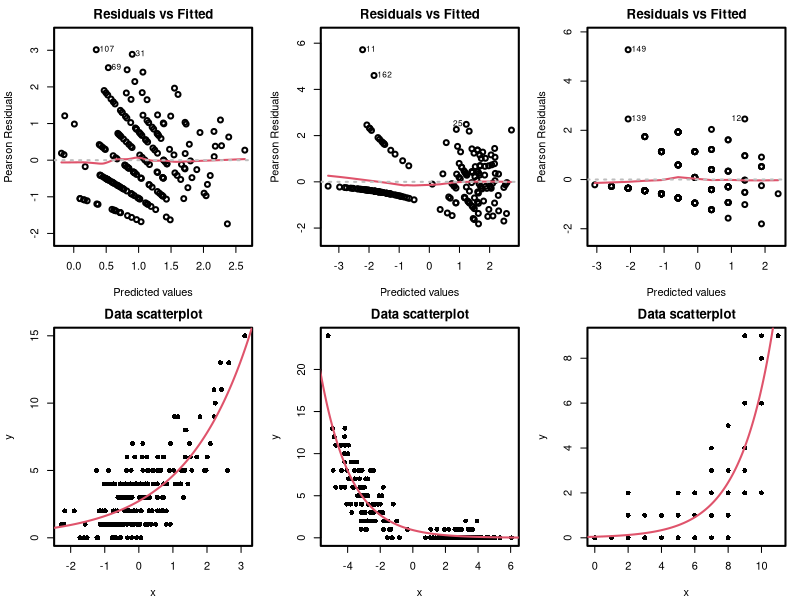
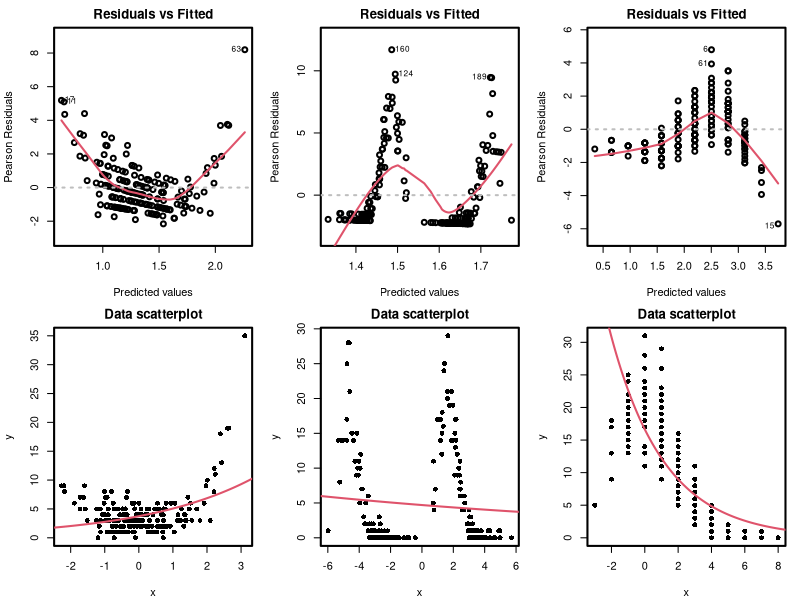
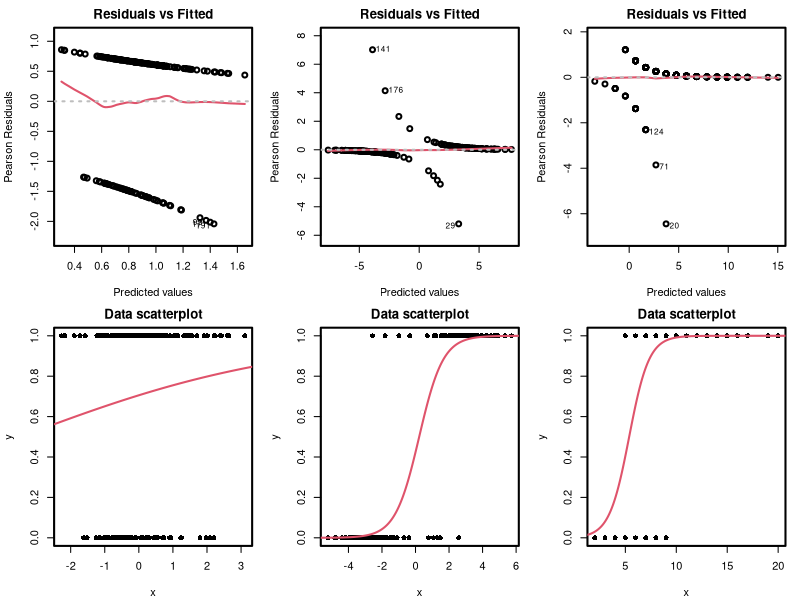
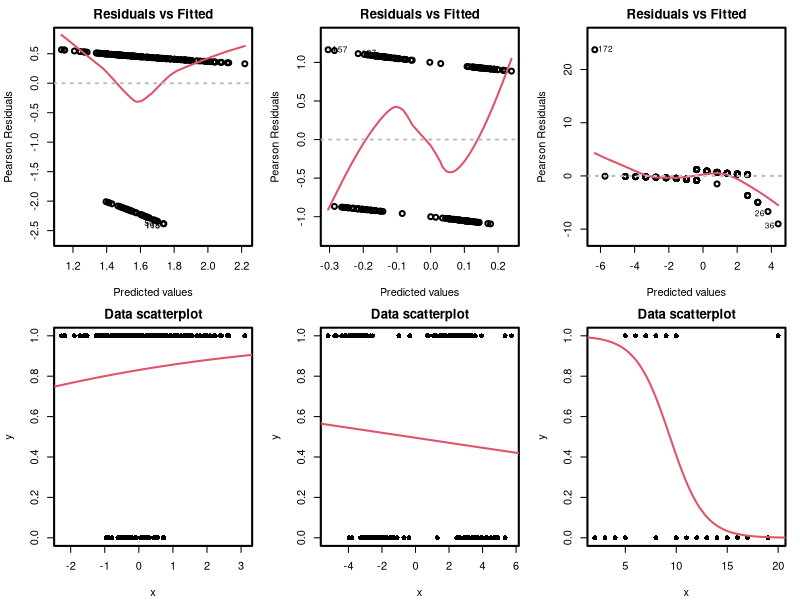
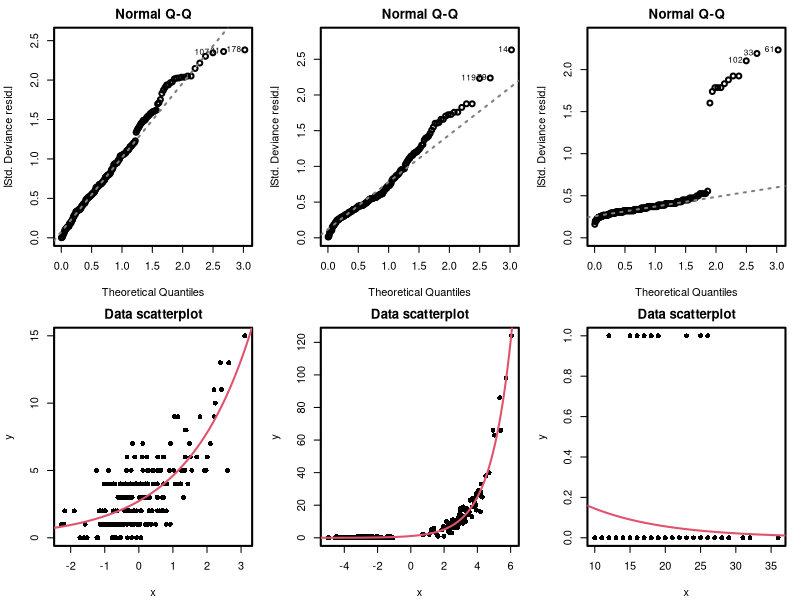
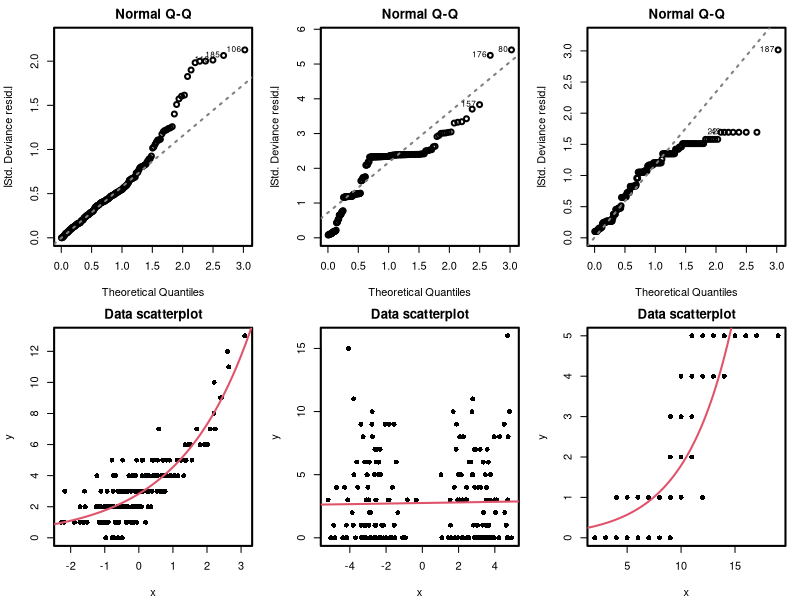
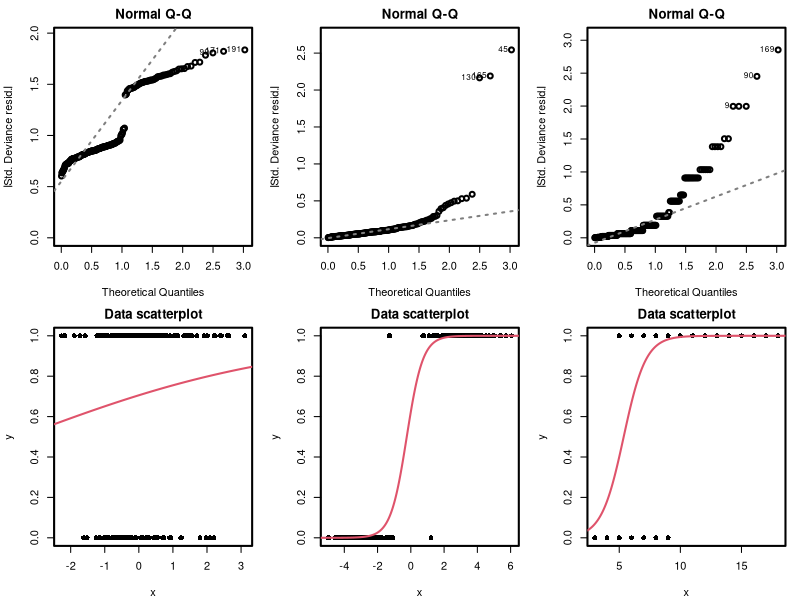
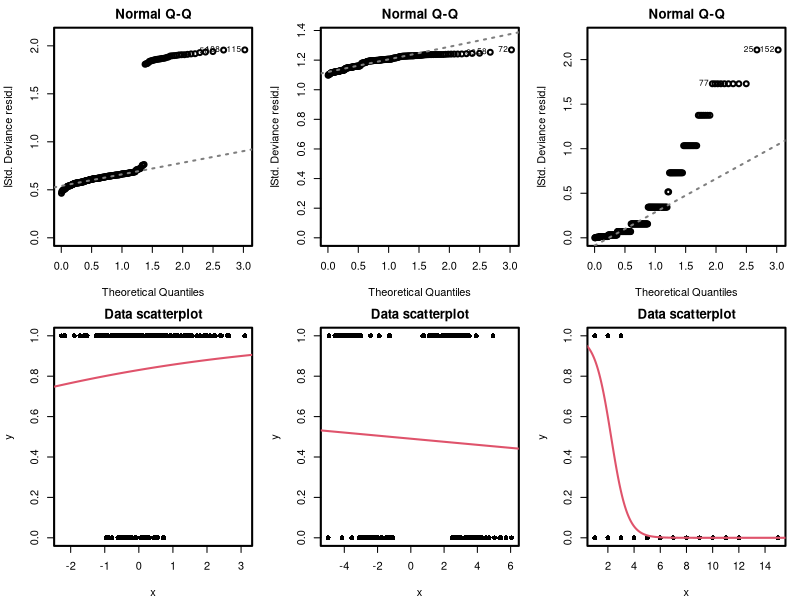

The R script that drew these images, in order:

## ------------------------------------------------------------------------
## Name: hypothesisGlm
## Description: Script for Chapter 5 of "Notes for Predictive Modeling"
## Link: https://bookdown.org/egarpor/PM-UC3M/
## License: https://creativecommons.org/licenses/by-nc-nd/4.0/
## Author: Eduardo García-Portugués
## ------------------------------------------------------------------------

# Plotting function
n <- 200
plotFun <- function(x, eta, y, n = 200, ind = 1, fam = "poisson") {
  
  if (missing(y)) {
    y <- switch(fam,
                "poisson" = rpois(n, lambda = exp(eta)),
                "binomial" = rbinom(n, prob = 1 / (1 + exp(-eta)), size = 1))
  }
  mod <- glm(y ~ x, family = fam)
  if (ind < 7) {
    plot(mod, which = ind,
         main = list("Residuals vs Fitted", "Normal Q-Q", "Scale-Location", 
                     "Cook's distance", "Residuals vs Leverage", 
                     expression("Cook's dist vs Leverage  " 
                                * h[ii]/(1 - h[ii])))[ind], caption = "")
  } else {
    plot(mod$residuals, type = "o", ylab = "Residuals", 
         main = "Residuals series")
  }
  plot(x, y, pch = 16, main = "Data scatterplot")
  t <- seq(-100, 100, l = 1e4)
  lines(t, predict(mod, newdata = data.frame(x = t), type = "response"), 
        col = 2)
  
}

## Linearity

# Poisson

# Good
par(mfcol = c(2, 3), mar = c(4, 4, 2, 1) + 0.1, lwd = 2)
set.seed(1233132)
x <- rnorm(n, 0, 1)
plotFun(x = x, eta = 1 + 0.5 * x, n = n, ind = 1, fam = "poisson")
x <- sample(c(rnorm(n, 3, 1), rnorm(n, -3, 1)), size = n)
plotFun(x = x, eta = -0.5 * x, n = n, ind = 1, fam = "poisson")
x <- rpois(n, 5)
plotFun(x = x, eta = -3 + 0.5 * x, n = n, ind = 1, fam = "poisson")

# Bad
par(mfcol = c(2, 3), mar = c(4, 4, 2, 1) + 0.1, lwd = 2)
set.seed(1233132)
x <- rnorm(n, 0, 1)
plotFun(x = x, eta = 1 + 0.25 * x^2, n = n, ind = 1, fam = "poisson")
x <- sample(c(rnorm(n, 3, 1), rnorm(n, -3, 1)), size = n)
plotFun(x = x, eta = 3 * sin(x), n = n, ind = 1, fam = "poisson")
x <- rpois(n, 5) - 3
plotFun(x = x, eta = 3 - 0.1 * x - 0.1 * x^2, n = n, ind = 1, fam = "poisson")

# Binomial

# Good
par(mfcol = c(2, 3), mar = c(4, 4, 2, 1) + 0.1, lwd = 2)
set.seed(1233132)
x <- rnorm(n, 0, 1)
plotFun(x = x, eta = 1 + 0.5 * x, n = n, ind = 1, fam = "binomial")
x <- sample(c(rnorm(n, 3, 1), rnorm(n, -3, 1)), size = n)
plotFun(x = x, eta = 1.5 * x, n = n, ind = 1, fam = "binomial")
x <- rpois(n, 10)
plotFun(x = x, eta = -5 + x, n = n, ind = 1, fam = "binomial")

# Bad
par(mfcol = c(2, 3), mar = c(4, 4, 2, 1) + 0.1, lwd = 2)
set.seed(1233132)
x <- rnorm(n, 0, 1)
plotFun(x = x, eta = 1 + x^2, n = n, ind = 1, fam = "binomial")
x <- sample(c(rnorm(n, 3, 1), rnorm(n, -3, 1)), size = n)
plotFun(x = x, eta = 3 * sin(x), n = n, ind = 1, fam = "binomial")
x <- rpois(n, 10)
plotFun(x = x, eta = 0.1 * (x - 10) * (x - 5) * (x - 20), n = n, ind = 1, 
        fam = "binomial")

## Distribution response

# Poisson

# Good
par(mfcol = c(2, 3), mar = c(4, 4, 2, 1) + 0.1, lwd = 2)
set.seed(1233132)
x <- rnorm(n, 0, 1)
plotFun(x = x, eta = 1 + 0.5 * x, n = n, ind = 2, fam = "poisson")
x <- c(rnorm(n/2, 3, 1), rnorm(n/2, -3, 1))
plotFun(x = x, eta = 0.8 * x, n = n, ind = 2, fam = "poisson")
x <- rpois(n, 20)
plotFun(x = x, eta = 1 - 0.2 * x, n = n, ind = 2, fam = "poisson")

# Bad
par(mfcol = c(2, 3), mar = c(4, 4, 2, 1) + 0.1, lwd = 2)
set.seed(1233132)
x <- rnorm(n, 0, 1)
plotFun(x = x, y = round(rnorm(n, exp(1 + 0.5 * x))), n = n, ind = 2, 
        fam = "poisson")
x <- c(rnorm(n/2, 3, 1), rnorm(n/2, -3, 1))
plotFun(x = x, eta = 0.5 * sample(c(x, -x), size = n), n = n, ind = 2,
        fam = "poisson")
x <- rpois(n, 10)
plotFun(x = x, y = rbinom(n = n, size = 5, prob = 1 / (1 + exp(-(-10 + x)))),
        n = n, ind = 2, fam = "poisson")

# Binomial

# Good
par(mfcol = c(2, 3), mar = c(4, 4, 2, 1) + 0.1, lwd = 2)
set.seed(1233132)
x <- rnorm(n, 0, 1)
plotFun(x = x, eta = 1 + 0.5 * x, n = n, ind = 2, fam = "binomial")
x <- c(rnorm(n/2, 3, 1), rnorm(n/2, -3, 1))
plotFun(x = x, eta = 2 * x, n = n, ind = 2, fam = "binomial")
x <- rpois(n, 10)
plotFun(x = x, eta = -5 + x, n = n, ind = 2, fam = "binomial")

# Bad
par(mfcol = c(2, 3), mar = c(4, 4, 2, 1) + 0.1, lwd = 2)
set.seed(1233132)
x <- rnorm(n, 0, 1)
plotFun(x = x, eta = 1 + x^2, n = n, ind = 2, fam = "binomial")
x <- c(rnorm(n/2, 3, 1), rnorm(n/2, -3, 1))
plotFun(x = x, eta = 3 * sin(x), n = n, ind = 2, fam = "binomial")
x <- rpois(n, 5)
plotFun(x = x, eta = x - 0.5 * x^2, n = n, ind = 2, fam = "binomial")

## Independence

# Poisson

# Good
par(mfcol = c(2, 3), mar = c(4, 4, 2, 1) + 0.1, lwd = 2)
set.seed(1233132)
x <- rnorm(n, 0, 1)
plotFun(x = x, eta = 1 + 0.5 * x, n = n, ind = 7, fam = "poisson")
x <- sample(c(rnorm(n, 1, 0.5), rnorm(n, -1, 0.5)), size = n)
plotFun(x = x, eta = 2 * x, n = n, ind = 7, fam = "poisson")
x <- rpois(n, 5)
plotFun(x = x, eta = 1 - 0.25 * x, n = n, ind = 7, fam = "poisson")

# Bad
par(mfcol = c(2, 3), mar = c(4, 4, 2, 1) + 0.1, lwd = 2)
set.seed(1233132)
x <- rnorm(n, 0, 1)
y <- rpois(n, lambda = exp(1 + 0.5 * x))
y <- rep(y, each = 5)[1:n] # Repeats observations
plotFun(x = x, y = y, n = n, ind = 7, fam = "poisson")
x <- c(rnorm(n/2, 3, 1), rnorm(n/2, -3, 1))
y <- 3
for (i in 2:n) y[i] <- rpois(1, lambda = y[i - 1] + 1) 
plotFun(x = x, y = y, n = n, ind = 7, fam = "poisson") # Positive correlation
x <- rpois(n, 5)
y <- 1
for (i in 2:n) y[i] <- rpois(1, lambda = 2 / (y[i - 1] + 1)) 
plotFun(x = x, y = y, n = n, ind = 7, fam = "poisson") # Negative correlation

# Binomial

# Good
par(mfcol = c(2, 3), mar = c(4, 4, 2, 1) + 0.1, lwd = 2)
set.seed(1233132)
x <- rnorm(n, 0, 1)
plotFun(x = x, eta = 1 + 0.5 * x, n = n, ind = 7, fam = "binomial")
x <- c(rnorm(n/2, 3, 1), rnorm(n/2, -3, 1))
plotFun(x = x, eta = 2 * x, n = n, ind = 7, fam = "binomial")
x <- rpois(n, 10)
plotFun(x = x, eta = -5 + x, n = n, ind = 7, fam = "binomial")

# Bad
par(mfcol = c(2, 3), mar = c(4, 4, 2, 1) + 0.1, lwd = 2)
set.seed(1233132)
x <- rnorm(n, 0, 1)
y <- rbinom(n, size = 1, prob = 1 + 0.5 * x)
y <- rep(y, each = 5)[1:n] # Repeats observations
plotFun(x = x, y = y, n = n, ind = 7, fam = "binomial")
x <- c(rnorm(n/2, 3, 1), rnorm(n/2, -3, 1))
y <- 1
for (i in 2:n) y[i] <- rbinom(1, size = 1, prob = 0.1 + 0.75 * y[i - 1]) 
plotFun(x = x, y = y, n = n, ind = 7, fam = "binomial") # Positive correlation
x <- rpois(n, 5)
y <- 1
for (i in 2:n) y[i] <- rbinom(1, size = 1, prob = 1 - 0.75 * y[i - 1])
plotFun(x = x, y = y, n = n, ind = 7, fam = "binomial") # Negative correlation
